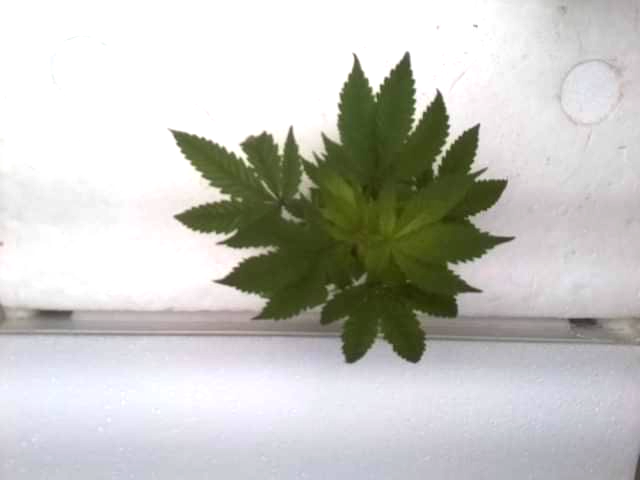
#> input picture phenotype/code/images/rgb.png, 640 x 480 px
$ python LAI.py
#> lines starting #> are read from the running program, lines starting #| are printed output that depends on the picture; after the words box and inside, x2 and y2 are one past the last pixel; in counts of white or black regions, pixels touching at a corner belong together; long printed decimals are rounded
import cv2
import numpy as np
from fastiecm import fastiecm  # Import ไลบรารีที่จำเป็น

# ฟังก์ชันสำหรับค้นหาพื้นที่ใบไม้ในภาพที่กำหนด
def findLeafArea(image):
    # แสดงภาพต้นฉบับ
    cv2.imshow('Original Image', image)
    cv2.waitKey(0)

    # แปลงภาพเป็นสี HSV
    hsv = cv2.cvtColor(image, cv2.COLOR_BGR2HSV)

    # แสดงภาพ HSV
    cv2.imshow('HSV Image', hsv)
    cv2.waitKey(0)

    # กำหนดค่าสีต่ำสุดและสีสูงสุดสำหรับสีเขียวในระบบสี HSV
    lower_val = (0, 18, 0)
    upper_val = (60, 255, 120)

    # ทำ Threshold ในภาพ HSV เพื่อให้ได้เฉพาะสีเขียว
    mask = cv2.inRange(hsv, lower_val, upper_val)

    # แสดง Mask
    cv2.imshow('Mask', mask)
    cv2.waitKey(0)

    # ทำการดำเนินการทางมอร์โฟโลจิค (Morphological operations) เพื่อทำความสะอาด Mask
    kernel = cv2.getStructuringElement(cv2.MORPH_RECT, (3, 3))
    opening = cv2.morphologyEx(mask, cv2.MORPH_OPEN, kernel, iterations=1)
    close = cv2.morphologyEx(opening, cv2.MORPH_CLOSE, kernel, iterations=1)

    # ค้นหา Contours และกรองเพื่อหา Contour ที่ใหญ่ที่สุด (เดาว่าเป็นใบไม้)
    cnts = cv2.findContours(close, cv2.RETR_EXTERNAL, cv2.CHAIN_APPROX_SIMPLE)
    cnts = cnts[0] if len(cnts) == 2 else cnts[1]
    cnts = sorted(cnts, key=cv2.contourArea, reverse=True)[0]

    # สร้าง Mask ที่เป็นไบนารีที่กำหนดเฉพาะวัตถุที่ถูก Segment
    final_mask = np.zeros_like(mask)
    cv2.drawContours(final_mask, [cnts], -1, (255), thickness=cv2.FILLED)

    # แสดง Mask ที่เต็มขีด
    cv2.imshow('Filled Mask', final_mask)
    cv2.waitKey(0)

    # คำนวณพื้นที่ในหน่วยเซนติเมตรที่กำหนดโดยใช้จำนวนพิกเซลสีขาว
    number_of_white_pix = np.sum(final_mask == 255)
    convertToCm = 0.0264583333 * number_of_white_pix

    print('ผลลัพธ์ :', convertToCm, 'cm^2 ')

    cv2.destroyAllWindows()

    return convertToCm, final_mask

# ฟังก์ชันสำหรับดึงวัตถุที่ถูก Segment แล้วด้วยพื้นหลังสีขาว
def extractItemWithWhiteBackground(original, final_mask):
    # สร้างพื้นหลังสีขาว
    white_background = np.ones_like(original) * 255

    # คัดลอกวัตถุที่ถูก Segment ไปยังพื้นหลังสีขาว
    result_image = white_background.copy()
    result_image[final_mask == 255] = original[final_mask == 255]

    # แสดงภาพผลลัพธ์
    cv2.imshow('Result Image', result_image)
    cv2.waitKey(0)
    cv2.destroyAllWindows()
    return result_image

# ฟังก์ชันสำหรับแสดงภาพพร้อมการปรับขนาด
def display(image, image_name):
    image = np.array(image, dtype=float) / float(255)
    shape = image.shape
    height = int(shape[0] / 2)
    width = int(shape[1] / 2)
    image = cv2.resize(image, (width, height))
    cv2.namedWindow(image_name)
    cv2.imshow(image_name, image)
    cv2.waitKey(0)
    cv2.destroyAllWindows()

# ฟังก์ชันสำหรับการยืดความคมชัด
def contrast_stretch(im):
    in_min = np.percentile(im, 5)
    in_max = np.percentile(im, 95)

    out_min = 0.0
    out_max = 255.0

    out = im - in_min
    out *= ((out_min - out_max) / (in_min - in_max))
    out += in_min

    return out

# ที่อยู่ของภาพนำเข้า
image_path = "../code/images/rgb.png"
original = cv2.imread(image_path)  # อ่านภาพต้นฉบับ
#> original is the input picture: shape (480, 640, 3); mean B, G, R 192.5, 197.5, 197.3

# รับผลลัพธ์พื้นที่ใบไม้และ Mask สุดท้าย
area, final_mask = findLeafArea(original)
#> in findLeafArea, `hsv = cv2.cvtColor(image, cv2.COLOR_BGR2HSV)`: hsv: shape (480, 640, 3); mean H, S, V 61.5, 31.3, 201.5
#> in findLeafArea, `mask = cv2.inRange(hsv, lower_val, upper_val)`:
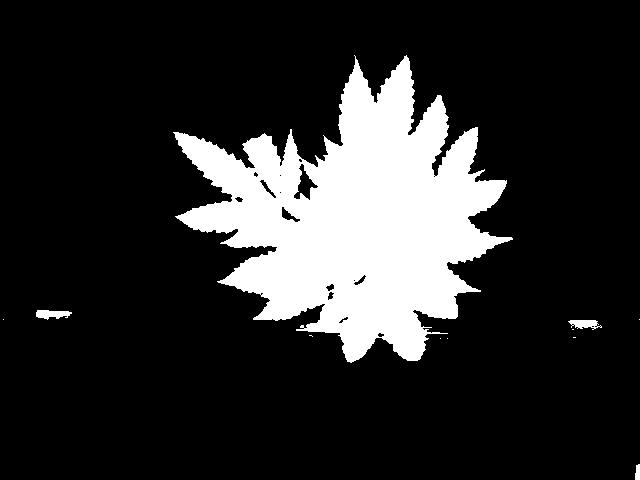
#> mask: shape (480, 640); 17.2% white; 11 white regions (7 under 20 px), largest, box (x1, y1, x2, y2) and area: (173, 55, 513, 363) 52407, (36, 310, 72, 320) 239, (568, 320, 602, 330) 212, (635, 464, 640, 480) 69
#> in findLeafArea, `opening = cv2.morphologyEx(mask, cv2.MORPH_OPEN, kernel, iterations=1)`:
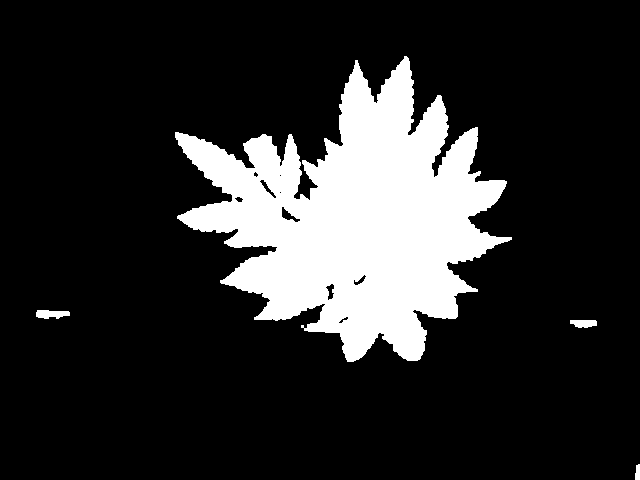
#> opening: shape (480, 640); 17.1% white; 4 white regions, box (x1, y1, x2, y2) and area: (175, 56, 512, 362) 52142, (36, 310, 70, 319) 230, (570, 320, 597, 328) 177, (635, 464, 640, 480) 69
#> in findLeafArea, `close = cv2.morphologyEx(opening, cv2.MORPH_CLOSE, kernel, iterations=1)`:
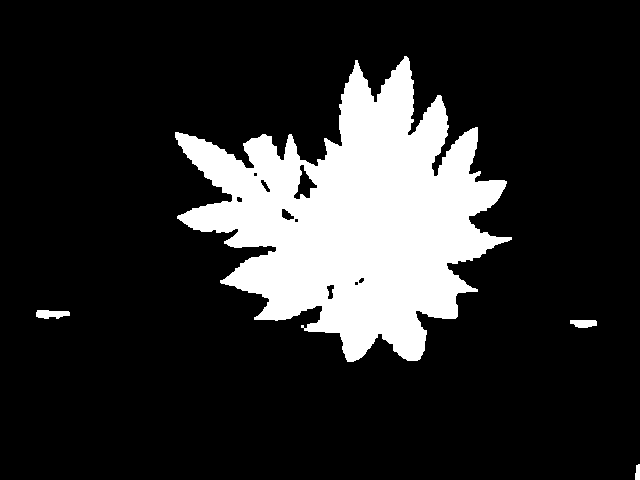
#> close: shape (480, 640); 17.2% white; 4 white regions
#> in findLeafArea, `cnts = cv2.findContours(close, cv2.RETR_EXTERNAL, cv2.CHAIN_APPROX_SIM..`: cnts = 4 contours; box (x1, y1, x2, y2) and area: (175, 56, 512, 362) 51945, (36, 310, 70, 319) 191, (570, 320, 597, 328) 148, (635, 464, 640, 480) 50
#> in findLeafArea, `cnts = sorted(cnts, key=cv2.contourArea, reverse=True)[0]`: cnts = contour of 864 points, box (x1, y1, x2, y2) (175, 56, 512, 362), area 51945
#> in findLeafArea, `cv2.drawContours(final_mask, [cnts], -1, (255), thickness=cv2.FILLED)`:
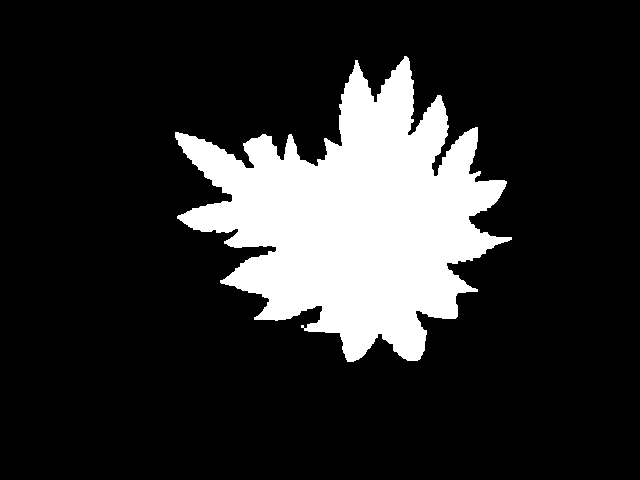
#> final_mask: shape (480, 640); 17.2% white; 1 white region, box (x1, y1, x2, y2) and area: (175, 56, 512, 362) 52927
#> in findLeafArea, `number_of_white_pix = np.sum(final_mask == 255)`: number_of_white_pix = 52927
#> in findLeafArea, `convertToCm = 0.0264583333 * number_of_white_pix`: convertToCm = 1400.4
#| ผลลัพธ์ : 1400.360 cm^2
#> area = 1400.4

# ดึงวัตถุที่ถูก Segment พร้อมพื้นหลังสีขาว
original = extractItemWithWhiteBackground(original, final_mask)
#> in extractItemWithWhiteBackground, `result_image[final_mask == 255] = original[final_mask == 255]`:
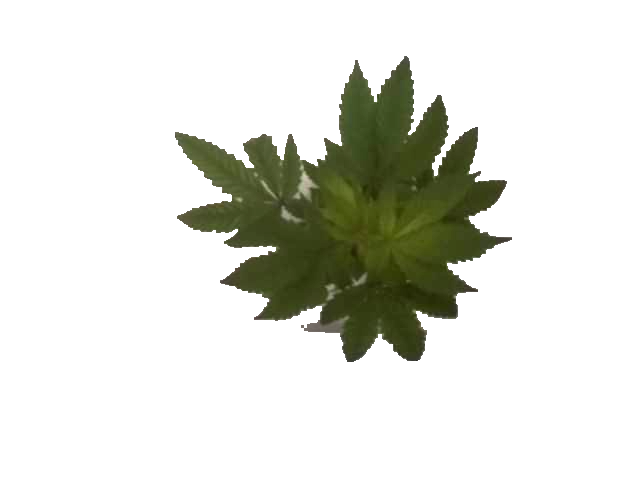
#> result_image: shape (480, 640, 3); mean B, G, R 216.9, 224.3, 222.9

# แสดงภาพต้นฉบับและภาพที่ปรับความคมชัด
display(original, 'Original')
contrasted = contrast_stretch(original)
#> in contrast_stretch, `in_min = np.percentile(im, 5)`: in_min = 48
#> in contrast_stretch, `in_max = np.percentile(im, 95)`: in_max = 255
display(contrasted, 'Contrasted original')
#> call 2 of display, with image_name = 'Contrasted original'
#> in display (call 2), `cv2.imshow(image_name, image)`:
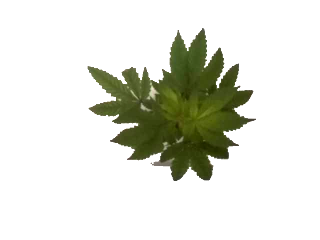
#> window 'Contrasted original': shape (240, 320, 3); mean B, G, R 216.5, 225.5, 223.8

# บันทึกภาพที่ปรับความคมชัด
cv2.imwrite('contrasted.png', contrasted)

$ run again, with phenotype/code/images/1.jpg saved as phenotype/code/images/rgb.png
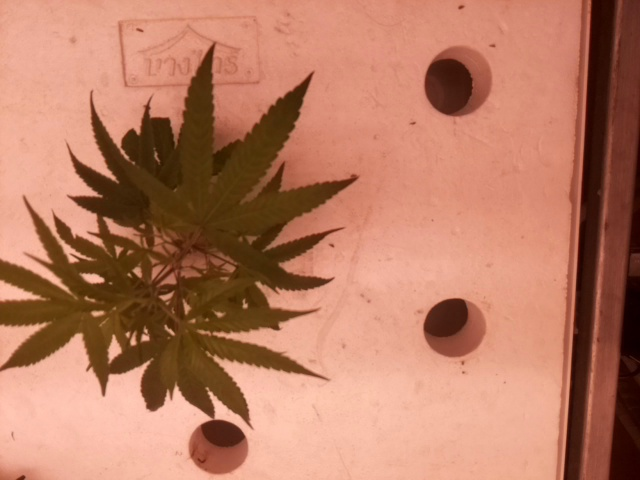
#> input picture phenotype/code/images/1.jpg, 640 x 480 px
#> original is the input picture: shape (480, 640, 3); mean B, G, R 98.9, 123.6, 184.7
#> hsv: shape (480, 640, 3); mean H, S, V 9, 135.8, 184.7
#> in findLeafArea, `mask = cv2.inRange(hsv, lower_val, upper_val)`:
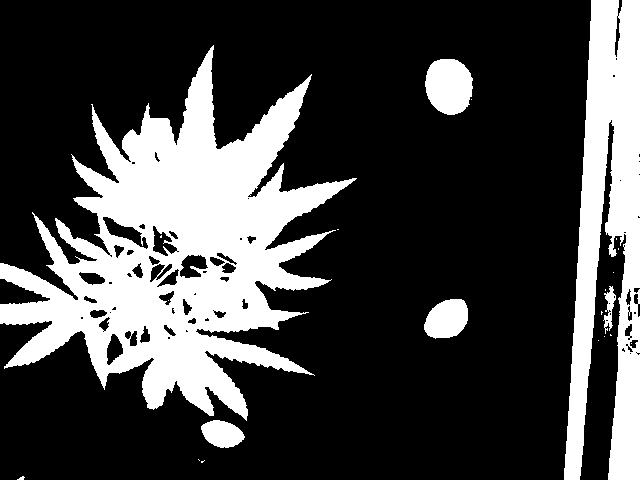
#> mask: shape (480, 640); 26.6% white; 22 white regions (16 under 20 px), largest, box (x1, y1, x2, y2) and area: (0, 45, 357, 421) 54880, (564, 0, 640, 480) 22067, (425, 59, 473, 115) 2133, (424, 299, 468, 339) 1350, (201, 420, 245, 448) 879, (603, 286, 616, 334) 279
#> opening: shape (480, 640); 26.4% white; 11 white regions (3 under 20 px), largest, box (x1, y1, x2, y2) and area: (0, 47, 355, 419) 54429, (564, 0, 640, 480) 21883, (425, 59, 473, 115) 2132
#> close: shape (480, 640); 26.5% white; 8 white regions (1 under 20 px)
#> in findLeafArea, `cnts = cv2.findContours(close, cv2.RETR_EXTERNAL, cv2.CHAIN_APPROX_SIM..`: cnts = 8 contours, 1 with area under 20; largest, box (x1, y1, x2, y2) and area: (0, 47, 355, 419) 57070, (564, 0, 640, 480) 21556, (425, 59, 473, 115) 2056, (424, 299, 468, 338) 1288, (201, 420, 244, 448) 828, (605, 287, 615, 310) 116, (604, 315, 612, 327) 70
#> in findLeafArea, `cnts = sorted(cnts, key=cv2.contourArea, reverse=True)[0]`: cnts = contour of 1419 points, box (x1, y1, x2, y2) (0, 47, 355, 419), area 57070
#> final_mask: shape (480, 640); 19% white; 1 white region, box (x1, y1, x2, y2) and area: (0, 47, 355, 419) 58491
#> number_of_white_pix = 58491
#> convertToCm = 1547.6
#| ผลลัพธ์ : 1547.574 cm^2
#> in_min = 23
#> in_max = 255
#> in display (call 2), `cv2.imshow(image_name, image)`:
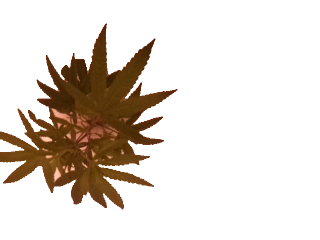
#> window 'Contrasted original': shape (240, 320, 3); mean B, G, R 210.2, 217.8, 225.7
